Frame 1 (no input): blank canvas, image omitted
Frame 60 (no input): blank canvas, image omitted
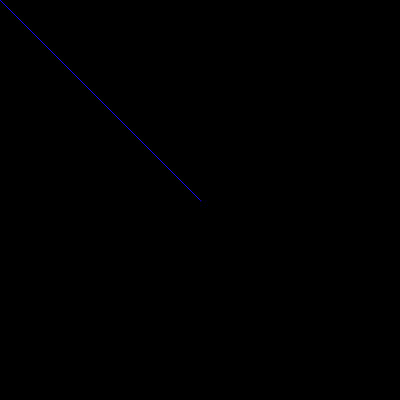
Frame 120 (the mouse pressed at the canvas centre since frame 60)

The p5.js sketch whose frames 1 and 60 were blank and that drew this single picture after the mouse press (run headless with seeded random() and noise() and a simulated clock; from frame 60 on, the mouse is pressed at the canvas centre):

// p5.js sketch
// ── sketch.js
function setup() {
  createCanvas(400, 400)
  background(0, 0, 0)
}

function draw() {
  fill(255, 0, 0)
  stroke(0, 0, 255)
  triangle(mouseX, mouseY, 30, 30)
}
